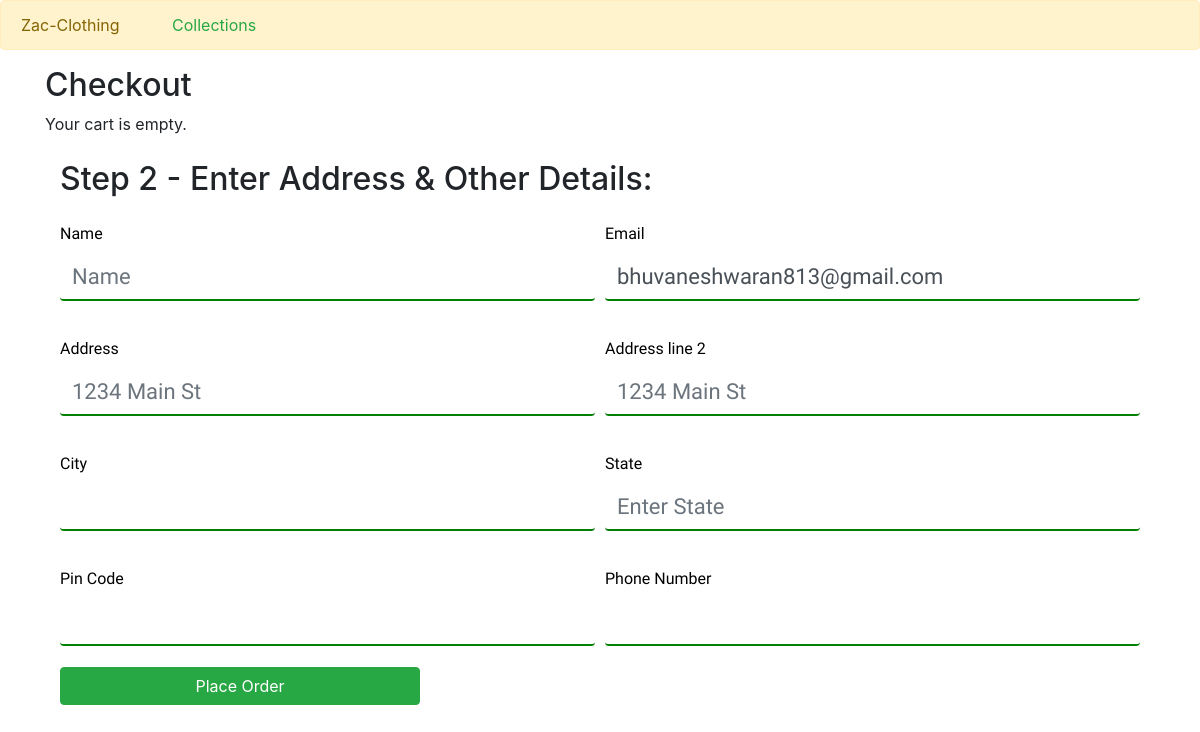
The app's page /checkout (signed in), older data.
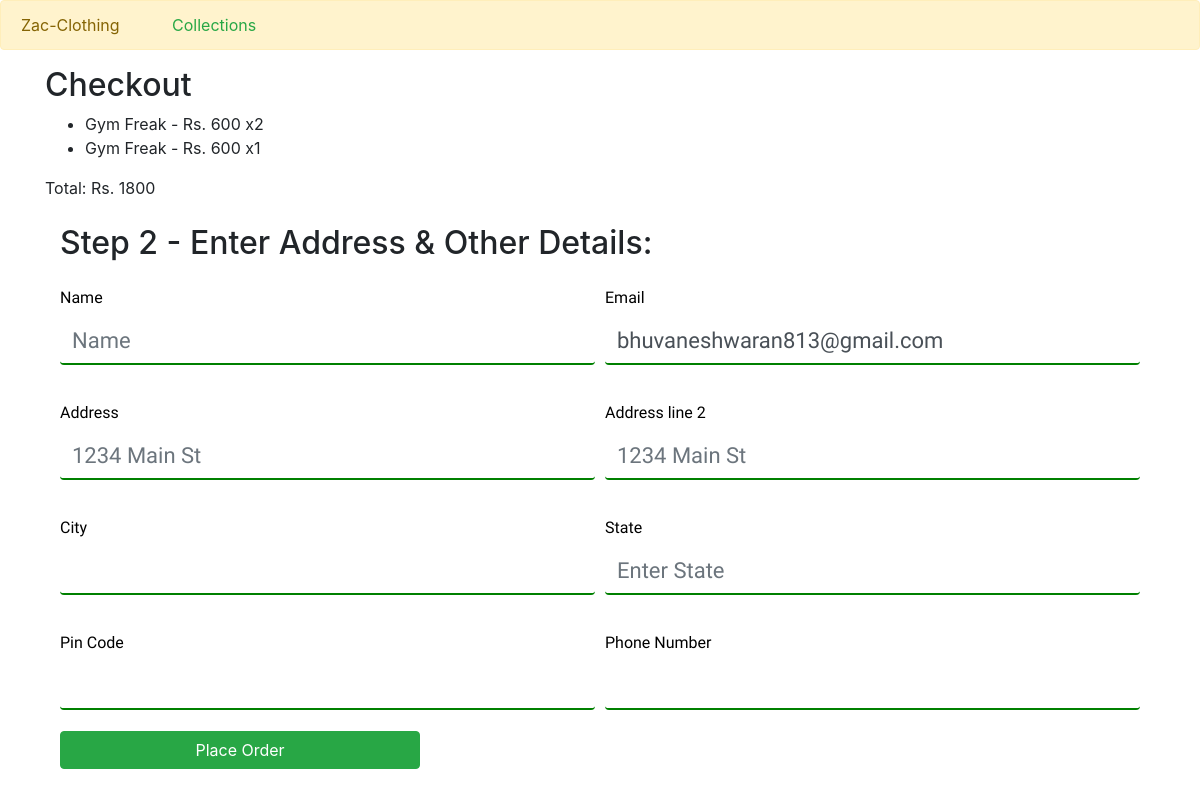
The same page, newer data.
### Zacapp/models.py (models this page shows, shortened)
class CartItem(models.Model):
    cart = models.ForeignKey(Cart, on_delete=models.CASCADE)
    product = models.ForeignKey('Product', on_delete=models.CASCADE)
    quantity = models.PositiveIntegerField(default=1)
    size = models.CharField(max_length=2, choices=Product.SIZE_CHOICES, default='M')
    @property
    def total_price(self):
        return self.quantity * self.product.price

class Product(models.Model):
    product_id = models.AutoField
    product_name = models.CharField(max_length=50)
    category = models.CharField(max_length = 50,default = 'Men')
    subcategory = models.CharField(max_length=75)
    price = models.IntegerField()
    desc = models.CharField(max_length=150)
    image = models.ImageField(upload_to='shop/images',default='')
    image2 = models.ImageField(upload_to='shop/images',default='')
    SIZE_CHOICES = [
        ('S', 'Small'),
        ('M', 'Medium'),
        ('L', 'Large'),
        ('XL', 'Extra Large'),
    ]
    size = models.CharField(max_length=2, choices=SIZE_CHOICES, default='M')

### Zacapp/views.py (the view, shortened to what this page needs)
# urls.py: path('checkout', views.Checkout.as_view(), name='checkout'),
class Checkout(View):
    def get(self,request):
        nonce = generate_nonce()
        user_cart = Cart.objects.get(user=request.user)
        cart_items = user_cart.cartitem_set.all()
        total_price = user_cart.total_amount
        context = {'nonce':nonce,'cart_items':cart_items,'total_amount':total_price}
        return render(request, 'checkout.html',context)

### Zacapp/models.py (called while the page is built)
    @property
    def total_amount(self):
        return sum(item.total_price for item in self.cartitem_set.all())

### Zacapp/views.py (called while the page is built)
def generate_nonce():
    return base64.b64encode(os.urandom(32)).decode('utf-8')

### templates/checkout.html (shortened to what this page needs)
 {% load static %}
<!DOCTYPE html>
<html lang="en">
<head>
  <link rel="stylesheet"
    href="https://cdn.jsdelivr.net/npm/bootstrap@4.5.3/dist/css/bootstrap.min.css"
>
</head>
<body>
  <div class="alert alert-warning" role="alert">
    Zac-Clothing <a class="text-success ml-5" href="collections">Collections</a>
  </div>
  <div class="container">
    <h2>Checkout</h2>
    {% if cart_items %}
    <ul>
      {% for item in cart_items %}
      <li>
        <span class="item-name">{{ item.product.product_name }}</span> - <span class="item-price">Rs. {{ item.product.price }}</span>
        <span class="item-quantity">x{{ item.quantity }}</span>
      </li>
      {% endfor %}
    </ul>
    <p class="total">Total: Rs. {{ total_amount }}</p>
    {% else %}
    <p class="empty-cart-msg">Your cart is empty.</p>
    {% endif %}
    <div class="col my-4">
      <h2>Step 2 - Enter Address & Other Details:</h2>
      <form method="post" action="checkout" id="checkoutForm">{% csrf_token %}
        <div class="form-row">
          <div class="form-group col-md-6">
            <label for="inputname">Name</label>
            <input type="text" class="form-control" id="name" name="name" placeholder="Name" required>
          </div>
          <div class="form-group col-md-6">
            <label for="inputEmail4">Email</label>
            <input type="email" class="form-control" id="email" name="email" placeholder="Email"
              value="{{user.email}}" required>
          </div>
        </div>
        <div class="form-row">
          <div class="form-group col-md-6">
            <label for="inputAddress">Address</label>
            <input type="text" class="form-control" id="address1" name="address1" placeholder="1234 Main St" required>
          </div>
          <div class="form-group col-md-6">
            <label for="inputAddress">Address line 2</label>
            <input type="text" class="form-control" id="address2" name="address2" placeholder="1234 Main St"
              required>
          </div>
        </div>
        <div class="form-row">
          <div class="form-group col-md-6">
            <label for="inputCity">City</label>
            <input type="text" class="form-control" id="city" name="city" required>
          </div>
          <div class="form-group col-md-6">
            <label for="inputState">State</label>
            <input type="text" class="form-control" id="state" name="state" placeholder="Enter State" required>
          </div>
        </div>
        <div class="form-row">
          <div class="form-group col-md-6">
            <label for="inputZip">Pin Code</label>
            <input type="number" class="form-control" id="zip_code" name="zip_code" required>
          </div>
          <div class="form-group col-md-6">
            <label for="inputZip">Phone Number</label>
            <input type="number" class="form-control" id="phone" name="phone" required>
          </div>
        </div>
        <button type="submit" id="placeOrderBtn"class="btn btn-success col-md-4">Place Order</button>
      </form>
    </div>
  </div>
</body>
</html>

### templates/checkout.html (style rules this page uses)
label { color: black; margin-top: 15px; font-family: 'Itim', cursive; }
.form-group input { width: 100%; border: none; border-bottom: 2px solid green; outline: none; font-size: 22px; margin-bottom: 5px; font-family: 'Itim', cursive; }

Row changes from the older to the newer data that the page shows:
added CartItem: product.product_name "Gym Freak", product.price "600", quantity "2"
added CartItem: product.product_name "Gym Freak", product.price "600", quantity "1"
Text that changed along with them:
{{ total_amount }}: (not shown) → "1800"
text no longer shown: "Your cart is empty."
text now shown: "Total: Rs."
